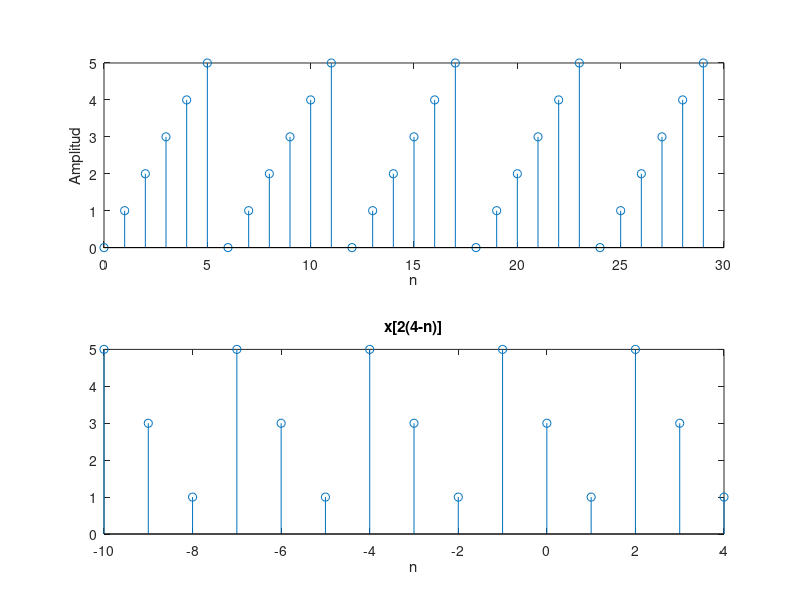

This figure's MATLAB source:
close all
n=0:5;
x=n;
xp=[];
for contp=1:5
    xp=[xp x];
end
n=0:length(xp)-1;
subplot(211),stem(n,xp)
xlabel 'n', ylabel 'Amplitud'

xd=xp(2:2:end);
subplot(212),stem(xd)

%xr=fliplr(xd); %inversion
n=0:length(xd)-1;
subplot(212),stem(4-n,xd)
xlabel 'n'
title 'x[2(4-n)]'